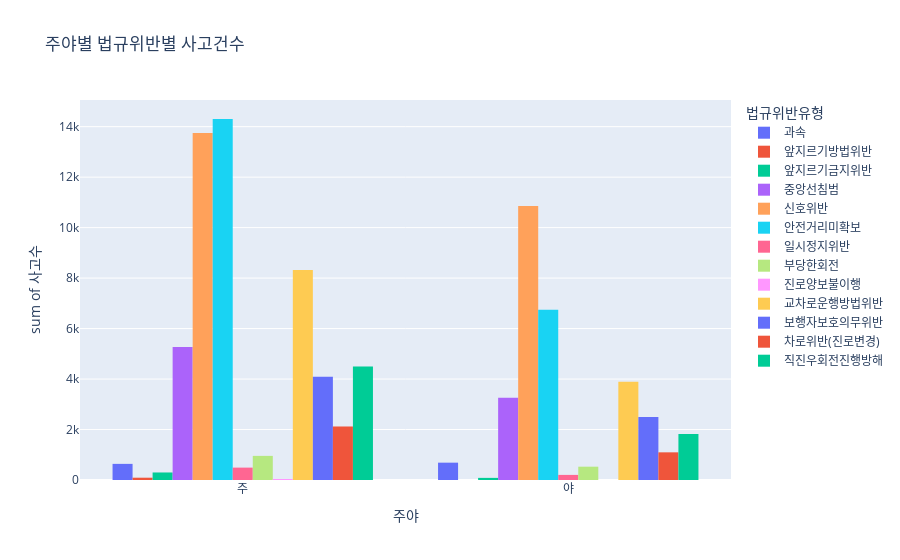

Notebook code cell kept with this figure:
### Code cell
px.histogram(df2_ac, x='주야', y='사고수', color='법규위반유형', barmode="group",
            title='주야별 법규위반별 사고건수')

### Figure 1 — Plotly figure (JSON) as saved in the notebook; plotly's stock layout.template omitted (floating-point values rounded to 4 significant figures)
{"data": [{"alignmentgroup": "True", "bingroup": "x", "histfunc": "sum", "hovertemplate": "법규위반유형=과속<br>주야=%{x}<br>sum of 사고수=%{y}<extra></extra>", "legendgroup": "과속", "marker": {"color": "#636efa", "pattern": {"shape": ""}}, "name": "과속", "offsetgroup": "과속", "orientation": "v", "showlegend": true, "type": "histogram", "x": ["주", "주", "주", "주", "주", "주", "주", "주", "주", "주", "주", "주", "야", "야", "야", "야", "야", "야", "야", "야", "야", "야", "야", "야"], "xaxis": "x", "y": [37, 55, 55, 54, 57, 37, 65, 55, 64, 52, 65, 43, 43, 52, 51, 75, 66, 67, 63, 62, 49, 58, 62, 39], "yaxis": "y"}, {"alignmentgroup": "True", "bingroup": "x", "histfunc": "sum", "hovertemplate": "법규위반유형=앞지르기방법위반<br>주야=%{x}<br>sum of 사고수=%{y}<extra></extra>", "legendgroup": "앞지르기방법위반", "marker": {"color": "#EF553B", "pattern": {"shape": ""}}, "name": "앞지르기방법위반", "offsetgroup": "앞지르기방법위반", "orientation": "v", "showlegend": true, "type": "histogram", "x": ["주", "주", "주", "주", "주", "주", "주", "주", "주", "주", "주", "주"], "xaxis": "x", "y": [7, 11, 7, 10, 5, 10, 9, 7, 8, 6, 3, 8], "yaxis": "y"}, {"alignmentgroup": "True", "bingroup": "x", "histfunc": "sum", "hovertemplate": "법규위반유형=앞지르기금지위반<br>주야=%{x}<br>sum of 사고수=%{y}<extra></extra>", "legendgroup": "앞지르기금지위반", "marker": {"color": "#00cc96", "pattern": {"shape": ""}}, "name": "앞지르기금지위반", "offsetgroup": "앞지르기금지위반", "orientation": "v", "showlegend": true, "type": "histogram", "x": ["주", "주", "주", "주", "주", "주", "주", "주", "주", "주", "주", "주", "야", "야", "야", "야", "야", "야", "야", "야", "야", "야", "야", "야"], "xaxis": "x", "y": [19, 22, 29, 27, 40, 25, 31, 24, 20, 18, 17, 26, 3, 4, 7, 9, 10, 6, 10, 5, 6, 10, 9, 5], "yaxis": "y"}, {"alignmentgroup": "True", "bingroup": "x", "histfunc": "sum", "hovertemplate": "법규위반유형=중앙선침범<br>주야=%{x}<br>sum of 사고수=%{y}<extra></extra>", "legendgroup": "중앙선침범", "marker": {"color": "#ab63fa", "pattern": {"shape": ""}}, "name": "중앙선침범", "offsetgroup": "중앙선침범", "orientation": "v", "showlegend": true, "type": "histogram", "x": ["주", "주", "주", "주", "주", "주", "주", "주", "주", "주", "주", "주", "야", "야", "야", "야", "야", "야", "야", "야", "야", "야", "야", "야"], "xaxis": "x", "y": [369, 373, 411, 405, 436, 492, 547, 447, 454, 463, 472, 396, 269, 225, 242, 255, 271, 286, 302, 253, 243, 332, 296, 285], "yaxis": "y"}, {"alignmentgroup": "True", "bingroup": "x", "histfunc": "sum", "hovertemplate": "법규위반유형=신호위반<br>주야=%{x}<br>sum of 사고수=%{y}<extra></extra>", "legendgroup": "신호위반", "marker": {"color": "#FFA15A", "pattern": {"shape": ""}}, "name": "신호위반", "offsetgroup": "신호위반", "orientation": "v", "showlegend": true, "type": "histogram", "x": ["주", "주", "주", "주", "주", "주", "주", "주", "주", "주", "주", "주", "야", "야", "야", "야", "야", "야", "야", "야", "야", "야", "야", "야"], "xaxis": "x", "y": [953, 987, 1095, 1176, 1142, 1201, 1262, 1121, 1186, 1229, 1226, 1173, 834, 831, 872, 950, 903, 889, 892, 885, 911, 1006, 956, 928], "yaxis": "y"}, {"alignmentgroup": "True", "bingroup": "x", "histfunc": "sum", "hovertemplate": "법규위반유형=안전거리미확보<br>주야=%{x}<br>sum of 사고수=%{y}<extra></extra>", "legendgroup": "안전거리미확보", "marker": {"color": "#19d3f3", "pattern": {"shape": ""}}, "name": "안전거리미확보", "offsetgroup": "안전거리미확보", "orientation": "v", "showlegend": true, "type": "histogram", "x": ["주", "주", "주", "주", "주", "주", "주", "주", "주", "주", "주", "주", "야", "야", "야", "야", "야", "야", "야", "야", "야", "야", "야", "야"], "xaxis": "x", "y": [1013, 1044, 1165, 1248, 1291, 1213, 1231, 1154, 1197, 1289, 1278, 1181, 608, 542, 569, 499, 523, 554, 532, 520, 518, 655, 610, 611], "yaxis": "y"}, {"alignmentgroup": "True", "bingroup": "x", "histfunc": "sum", "hovertemplate": "법규위반유형=일시정지위반<br>주야=%{x}<br>sum of 사고수=%{y}<extra></extra>", "legendgroup": "일시정지위반", "marker": {"color": "#FF6692", "pattern": {"shape": ""}}, "name": "일시정지위반", "offsetgroup": "일시정지위반", "orientation": "v", "showlegend": true, "type": "histogram", "x": ["주", "주", "주", "주", "주", "주", "주", "주", "주", "주", "주", "주", "야", "야", "야", "야", "야", "야", "야", "야", "야", "야", "야", "야"], "xaxis": "x", "y": [29, 32, 48, 45, 37, 42, 41, 48, 48, 43, 43, 35, 12, 15, 23, 12, 15, 14, 18, 22, 14, 19, 16, 22], "yaxis": "y"}, {"alignmentgroup": "True", "bingroup": "x", "histfunc": "sum", "hovertemplate": "법규위반유형=부당한회전<br>주야=%{x}<br>sum of 사고수=%{y}<extra></extra>", "legendgroup": "부당한회전", "marker": {"color": "#B6E880", "pattern": {"shape": ""}}, "name": "부당한회전", "offsetgroup": "부당한회전", "orientation": "v", "showlegend": true, "type": "histogram", "x": ["주", "주", "주", "주", "주", "주", "주", "주", "주", "주", "주", "주", "야", "야", "야", "야", "야", "야", "야", "야", "야", "야", "야", "야"], "xaxis": "x", "y": [55, 61, 76, 84, 82, 82, 112, 91, 81, 83, 84, 65, 43, 37, 33, 38, 50, 53, 52, 50, 45, 37, 37, 53], "yaxis": "y"}, {"alignmentgroup": "True", "bingroup": "x", "histfunc": "sum", "hovertemplate": "법규위반유형=진로양보불이행<br>주야=%{x}<br>sum of 사고수=%{y}<extra></extra>", "legendgroup": "진로양보불이행", "marker": {"color": "#FF97FF", "pattern": {"shape": ""}}, "name": "진로양보불이행", "offsetgroup": "진로양보불이행", "orientation": "v", "showlegend": true, "type": "histogram", "x": ["주", "주", "주", "주", "주", "주", "주", "주", "주", "주", "주", "주"], "xaxis": "x", "y": [2, 3, 2, 7, 3, 4, 6, 2, 4, 2, 4, 1], "yaxis": "y"}, {"alignmentgroup": "True", "bingroup": "x", "histfunc": "sum", "hovertemplate": "법규위반유형=교차로운행방법위반<br>주야=%{x}<br>sum of 사고수=%{y}<extra></extra>", "legendgroup": "교차로운행방법위반", "marker": {"color": "#FECB52", "pattern": {"shape": ""}}, "name": "교차로운행방법위반", "offsetgroup": "교차로운행방법위반", "orientation": "v", "showlegend": true, "type": "histogram", "x": ["주", "주", "주", "주", "주", "주", "주", "주", "주", "주", "주", "주", "야", "야", "야", "야", "야", "야", "야", "야", "야", "야", "야", "야"], "xaxis": "x", "y": [604, 608, 698, 731, 732, 771, 716, 724, 666, 648, 741, 684, 313, 283, 330, 362, 298, 307, 377, 315, 276, 324, 371, 339], "yaxis": "y"}, {"alignmentgroup": "True", "bingroup": "x", "histfunc": "sum", "hovertemplate": "법규위반유형=보행자보호의무위반<br>주야=%{x}<br>sum of 사고수=%{y}<extra></extra>", "legendgroup": "보행자보호의무위반", "marker": {"color": "#636efa", "pattern": {"shape": ""}}, "name": "보행자보호의무위반", "offsetgroup": "보행자보호의무위반", "orientation": "v", "showlegend": true, "type": "histogram", "x": ["주", "주", "주", "주", "주", "주", "주", "주", "주", "주", "주", "주", "야", "야", "야", "야", "야", "야", "야", "야", "야", "야", "야", "야"], "xaxis": "x", "y": [307, 284, 309, 393, 327, 341, 304, 324, 340, 367, 404, 396, 217, 190, 212, 195, 207, 203, 174, 160, 236, 221, 245, 238], "yaxis": "y"}, {"alignmentgroup": "True", "bingroup": "x", "histfunc": "sum", "hovertemplate": "법규위반유형=차로위반(진로변경)<br>주야=%{x}<br>sum of 사고수=%{y}<extra></extra>", "legendgroup": "차로위반(진로변경)", "marker": {"color": "#EF553B", "pattern": {"shape": ""}}, "name": "차로위반(진로변경)", "offsetgroup": "차로위반(진로변경)", "orientation": "v", "showlegend": true, "type": "histogram", "x": ["주", "주", "주", "주", "주", "주", "주", "주", "주", "주", "주", "주", "야", "야", "야", "야", "야", "야", "야", "야", "야", "야", "야", "야"], "xaxis": "x", "y": [174, 165, 196, 181, 172, 199, 179, 178, 174, 172, 168, 165, 86, 93, 109, 83, 87, 76, 115, 72, 90, 105, 94, 86], "yaxis": "y"}, {"alignmentgroup": "True", "bingroup": "x", "histfunc": "sum", "hovertemplate": "법규위반유형=직진우회전진행방해<br>주야=%{x}<br>sum of 사고수=%{y}<extra></extra>", "legendgroup": "직진우회전진행방해", "marker": {"color": "#00cc96", "pattern": {"shape": ""}}, "name": "직진우회전진행방해", "offsetgroup": "직진우회전진행방해", "orientation": "v", "showlegend": true, "type": "histogram", "x": ["주", "주", "주", "주", "주", "주", "주", "주", "주", "주", "주", "주", "야", "야", "야", "야", "야", "야", "야", "야", "야", "야", "야", "야"], "xaxis": "x", "y": [322, 317, 362, 376, 388, 380, 462, 376, 400, 400, 360, 355, 119, 148, 125, 186, 157, 153, 189, 144, 141, 146, 169, 147], "yaxis": "y"}], "layout": {"barmode": "group", "legend": {"title": {"text": "법규위반유형"}, "tracegroupgap": 0}, "title": {"text": "주야별 법규위반별 사고건수"}, "xaxis": {"anchor": "y", "domain": [0, 1], "title": {"text": "주야"}}, "yaxis": {"anchor": "x", "domain": [0, 1], "title": {"text": "sum of 사고수"}}}}
